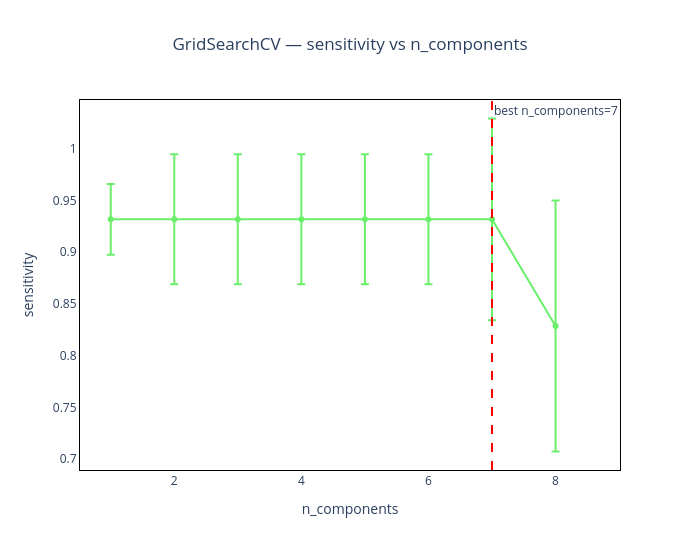

Source (notebook cell):
### Code cell
plot_searchcv(grid_search_1, x_param="n_components", y_metric="sensitivity")

### Figure 1 — Plotly figure (JSON) as saved in the notebook; plotly's stock layout.template omitted (floating-point values rounded to 4 significant figures)
{"data": [{"error_y": {"array": [0.03422, 0.06284, 0.06284, 0.06284, 0.06284, 0.06284, 0.09749, 0.1214], "type": "data", "visible": true}, "line": {"color": "#6AEF6A"}, "mode": "lines+markers", "name": "sensitivity", "type": "scatter", "x": [1, 2, 3, 4, 5, 6, 7, 8], "y": [0.9318, 0.9318, 0.9318, 0.9318, 0.9318, 0.9318, 0.9318, 0.8288]}], "layout": {"annotations": [{"showarrow": false, "text": "best n_components=7", "x": 7, "xanchor": "left", "xref": "x", "y": 1, "yanchor": "top", "yref": "y domain"}], "height": 550, "shapes": [{"line": {"color": "red", "dash": "dash"}, "type": "line", "x0": 7, "x1": 7, "xref": "x", "y0": 0, "y1": 1, "yref": "y domain"}], "showlegend": false, "title": {"text": "GridSearchCV — sensitivity vs n_components", "x": 0.5}, "width": 700, "xaxis": {"linecolor": "black", "mirror": true, "showgrid": false, "showline": true, "title": {"text": "n_components"}, "zeroline": false}, "yaxis": {"linecolor": "black", "mirror": true, "showgrid": false, "showline": true, "title": {"text": "sensitivity"}, "zeroline": false}}}
